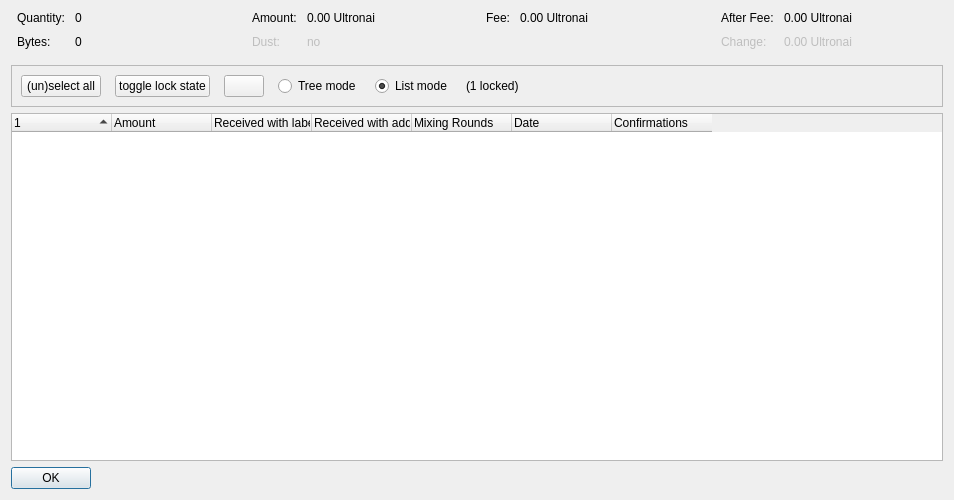
<?xml version="1.0" encoding="UTF-8"?>
<ui version="4.0">
 <class>CoinControlDialog</class>
 <widget class="QDialog" name="CoinControlDialog">
  <property name="geometry">
   <rect>
    <x>0</x>
    <y>0</y>
    <width>954</width>
    <height>500</height>
   </rect>
  </property>
  <property name="windowTitle">
   <string>Coin Selection</string>
  </property>
  <layout class="QVBoxLayout" name="verticalLayout">
   <item>
    <layout class="QHBoxLayout" name="horizontalLayoutTop" stretch="0,0,0,0">
     <property name="topMargin">
      <number>0</number>
     </property>
     <property name="bottomMargin">
      <number>10</number>
     </property>
     <item>
      <layout class="QFormLayout" name="formLayoutCoinControl1">
       <property name="horizontalSpacing">
        <number>10</number>
       </property>
       <property name="verticalSpacing">
        <number>10</number>
       </property>
       <property name="leftMargin">
        <number>6</number>
       </property>
       <property name="rightMargin">
        <number>6</number>
       </property>
       <item row="0" column="0">
        <widget class="QLabel" name="labelCoinControlQuantityText">
         <property name="text">
          <string>Quantity:</string>
         </property>
        </widget>
       </item>
       <item row="0" column="1">
        <widget class="QLabel" name="labelCoinControlQuantity">
         <property name="cursor">
          <cursorShape>IBeamCursor</cursorShape>
         </property>
         <property name="contextMenuPolicy">
          <enum>Qt::ActionsContextMenu</enum>
         </property>
         <property name="text">
          <string notr="true">0</string>
         </property>
         <property name="textInteractionFlags">
          <set>Qt::LinksAccessibleByMouse|Qt::TextSelectableByKeyboard|Qt::TextSelectableByMouse</set>
         </property>
        </widget>
       </item>
       <item row="1" column="0">
        <widget class="QLabel" name="labelCoinControlBytesText">
         <property name="text">
          <string>Bytes:</string>
         </property>
        </widget>
       </item>
       <item row="1" column="1">
        <widget class="QLabel" name="labelCoinControlBytes">
         <property name="cursor">
          <cursorShape>IBeamCursor</cursorShape>
         </property>
         <property name="contextMenuPolicy">
          <enum>Qt::ActionsContextMenu</enum>
         </property>
         <property name="text">
          <string notr="true">0</string>
         </property>
         <property name="textInteractionFlags">
          <set>Qt::LinksAccessibleByMouse|Qt::TextSelectableByKeyboard|Qt::TextSelectableByMouse</set>
         </property>
        </widget>
       </item>
      </layout>
     </item>
     <item>
      <layout class="QFormLayout" name="formLayoutCoinControl2">
       <property name="horizontalSpacing">
        <number>10</number>
       </property>
       <property name="verticalSpacing">
        <number>10</number>
       </property>
       <property name="leftMargin">
        <number>6</number>
       </property>
       <property name="rightMargin">
        <number>6</number>
       </property>
       <item row="0" column="0">
        <widget class="QLabel" name="labelCoinControlAmountText">
         <property name="text">
          <string>Amount:</string>
         </property>
        </widget>
       </item>
       <item row="0" column="1">
        <widget class="QLabel" name="labelCoinControlAmount">
         <property name="cursor">
          <cursorShape>IBeamCursor</cursorShape>
         </property>
         <property name="contextMenuPolicy">
          <enum>Qt::ActionsContextMenu</enum>
         </property>
         <property name="text">
          <string notr="true">0.00 Ultronai</string>
         </property>
         <property name="textInteractionFlags">
          <set>Qt::LinksAccessibleByMouse|Qt::TextSelectableByKeyboard|Qt::TextSelectableByMouse</set>
         </property>
        </widget>
       </item>
       <item row="1" column="0">
        <widget class="QLabel" name="labelCoinControlLowOutputText">
         <property name="enabled">
          <bool>false</bool>
         </property>
         <property name="text">
          <string>Dust:</string>
         </property>
        </widget>
       </item>
       <item row="1" column="1">
        <widget class="QLabel" name="labelCoinControlLowOutput">
         <property name="enabled">
          <bool>false</bool>
         </property>
         <property name="cursor">
          <cursorShape>IBeamCursor</cursorShape>
         </property>
         <property name="contextMenuPolicy">
          <enum>Qt::ActionsContextMenu</enum>
         </property>
         <property name="text">
          <string notr="true">no</string>
         </property>
         <property name="textInteractionFlags">
          <set>Qt::LinksAccessibleByMouse|Qt::TextSelectableByKeyboard|Qt::TextSelectableByMouse</set>
         </property>
        </widget>
       </item>
      </layout>
     </item>
     <item>
      <layout class="QFormLayout" name="formLayoutCoinControl3">
       <property name="horizontalSpacing">
        <number>10</number>
       </property>
       <property name="verticalSpacing">
        <number>10</number>
       </property>
       <property name="leftMargin">
        <number>6</number>
       </property>
       <property name="rightMargin">
        <number>6</number>
       </property>
       <item row="0" column="0">
        <widget class="QLabel" name="labelCoinControlFeeText">
         <property name="text">
          <string>Fee:</string>
         </property>
        </widget>
       </item>
       <item row="0" column="1">
        <widget class="QLabel" name="labelCoinControlFee">
         <property name="cursor">
          <cursorShape>IBeamCursor</cursorShape>
         </property>
         <property name="contextMenuPolicy">
          <enum>Qt::ActionsContextMenu</enum>
         </property>
         <property name="text">
          <string notr="true">0.00 Ultronai</string>
         </property>
         <property name="textInteractionFlags">
          <set>Qt::LinksAccessibleByMouse|Qt::TextSelectableByKeyboard|Qt::TextSelectableByMouse</set>
         </property>
        </widget>
       </item>
      </layout>
     </item>
     <item>
      <layout class="QFormLayout" name="formLayoutCoinControl4">
       <property name="horizontalSpacing">
        <number>10</number>
       </property>
       <property name="verticalSpacing">
        <number>10</number>
       </property>
       <property name="leftMargin">
        <number>6</number>
       </property>
       <property name="rightMargin">
        <number>6</number>
       </property>
       <item row="0" column="0">
        <widget class="QLabel" name="labelCoinControlAfterFeeText">
         <property name="text">
          <string>After Fee:</string>
         </property>
        </widget>
       </item>
       <item row="0" column="1">
        <widget class="QLabel" name="labelCoinControlAfterFee">
         <property name="cursor">
          <cursorShape>IBeamCursor</cursorShape>
         </property>
         <property name="contextMenuPolicy">
          <enum>Qt::ActionsContextMenu</enum>
         </property>
         <property name="text">
          <string notr="true">0.00 Ultronai</string>
         </property>
         <property name="textInteractionFlags">
          <set>Qt::LinksAccessibleByMouse|Qt::TextSelectableByKeyboard|Qt::TextSelectableByMouse</set>
         </property>
        </widget>
       </item>
       <item row="1" column="0">
        <widget class="QLabel" name="labelCoinControlChangeText">
         <property name="enabled">
          <bool>false</bool>
         </property>
         <property name="text">
          <string>Change:</string>
         </property>
        </widget>
       </item>
       <item row="1" column="1">
        <widget class="QLabel" name="labelCoinControlChange">
         <property name="enabled">
          <bool>false</bool>
         </property>
         <property name="cursor">
          <cursorShape>IBeamCursor</cursorShape>
         </property>
         <property name="contextMenuPolicy">
          <enum>Qt::ActionsContextMenu</enum>
         </property>
         <property name="text">
          <string notr="true">0.00 Ultronai</string>
         </property>
         <property name="textInteractionFlags">
          <set>Qt::LinksAccessibleByMouse|Qt::TextSelectableByKeyboard|Qt::TextSelectableByMouse</set>
         </property>
        </widget>
       </item>
      </layout>
     </item>
    </layout>
   </item>
   <item>
    <widget class="QFrame" name="frame">
     <property name="minimumSize">
      <size>
       <width>0</width>
       <height>40</height>
      </size>
     </property>
     <property name="frameShape">
      <enum>QFrame::StyledPanel</enum>
     </property>
     <property name="frameShadow">
      <enum>QFrame::Sunken</enum>
     </property>
     <layout class="QHBoxLayout" name="horizontalLayout">
      <item>
       <layout class="QHBoxLayout" name="horizontalLayoutPanel" stretch="0,0,0,0,0,0,0">
        <property name="spacing">
         <number>14</number>
        </property>
        <item>
         <widget class="QPushButton" name="pushButtonSelectAll">
          <property name="sizePolicy">
           <sizepolicy hsizetype="Maximum" vsizetype="Fixed">
            <horstretch>0</horstretch>
            <verstretch>0</verstretch>
           </sizepolicy>
          </property>
          <property name="text">
           <string>(un)select all</string>
          </property>
          <property name="autoDefault">
           <bool>false</bool>
          </property>
         </widget>
        </item>
        <item>
         <widget class="QPushButton" name="pushButtonToggleLock">
          <property name="sizePolicy">
           <sizepolicy hsizetype="Maximum" vsizetype="Fixed">
            <horstretch>0</horstretch>
            <verstretch>0</verstretch>
           </sizepolicy>
          </property>
          <property name="text">
           <string>toggle lock state</string>
          </property>
          <property name="autoDefault">
           <bool>false</bool>
          </property>
         </widget>
        </item>
        <item>
         <widget class="QPushButton" name="hideButton">
          <property name="sizePolicy">
           <sizepolicy hsizetype="Maximum" vsizetype="Fixed">
            <horstretch>0</horstretch>
            <verstretch>0</verstretch>
           </sizepolicy>
          </property>
          <property name="text">
           <string/>
          </property>
          <property name="autoDefault">
           <bool>false</bool>
          </property>
         </widget>
        </item>
        <item>
         <widget class="QRadioButton" name="radioTreeMode">
          <property name="sizePolicy">
           <sizepolicy hsizetype="Maximum" vsizetype="Fixed">
            <horstretch>0</horstretch>
            <verstretch>0</verstretch>
           </sizepolicy>
          </property>
          <property name="text">
           <string>Tree mode</string>
          </property>
         </widget>
        </item>
        <item>
         <widget class="QRadioButton" name="radioListMode">
          <property name="sizePolicy">
           <sizepolicy hsizetype="Maximum" vsizetype="Fixed">
            <horstretch>0</horstretch>
            <verstretch>0</verstretch>
           </sizepolicy>
          </property>
          <property name="text">
           <string>List mode</string>
          </property>
          <property name="checked">
           <bool>true</bool>
          </property>
         </widget>
        </item>
        <item>
         <widget class="QLabel" name="labelLocked">
          <property name="text">
           <string>(1 locked)</string>
          </property>
         </widget>
        </item>
        <item>
         <spacer name="horizontalSpacer">
          <property name="orientation">
           <enum>Qt::Horizontal</enum>
          </property>
          <property name="sizeHint" stdset="0">
           <size>
            <width>40</width>
            <height>20</height>
           </size>
          </property>
         </spacer>
        </item>
       </layout>
      </item>
     </layout>
    </widget>
   </item>
   <item>
    <widget class="CoinControlTreeWidget" name="treeWidget">
     <property name="contextMenuPolicy">
      <enum>Qt::CustomContextMenu</enum>
     </property>
     <property name="sortingEnabled">
      <bool>false</bool>
     </property>
     <property name="columnCount">
      <number>7</number>
     </property>
     <attribute name="headerShowSortIndicator" stdset="0">
      <bool>true</bool>
     </attribute>
     <attribute name="headerStretchLastSection">
      <bool>false</bool>
     </attribute>
     <column>
      <property name="text">
       <string/>
      </property>
     </column>
     <column>
      <property name="text">
       <string>Amount</string>
      </property>
     </column>
     <column>
      <property name="text">
       <string>Received with label</string>
      </property>
     </column>
     <column>
      <property name="text">
       <string>Received with address</string>
      </property>
     </column>
     <column>
      <property name="text">
       <string>Mixing Rounds</string>
      </property>
     </column>
     <column>
      <property name="text">
       <string>Date</string>
      </property>
     </column>
     <column>
      <property name="text">
       <string>Confirmations</string>
      </property>
      <property name="toolTip">
       <string>Confirmed</string>
      </property>
     </column>
    </widget>
   </item>
   <item>
    <widget class="QDialogButtonBox" name="buttonBox">
     <property name="sizePolicy">
      <sizepolicy hsizetype="Maximum" vsizetype="Fixed">
       <horstretch>0</horstretch>
       <verstretch>0</verstretch>
      </sizepolicy>
     </property>
     <property name="orientation">
      <enum>Qt::Horizontal</enum>
     </property>
     <property name="standardButtons">
      <set>QDialogButtonBox::Ok</set>
     </property>
    </widget>
   </item>
  </layout>
 </widget>
 <customwidgets>
  <customwidget>
   <class>CoinControlTreeWidget</class>
   <extends>QTreeWidget</extends>
   <header>qt/coincontroltreewidget.h</header>
  </customwidget>
 </customwidgets>
 <resources/>
 <connections/>
</ui>
